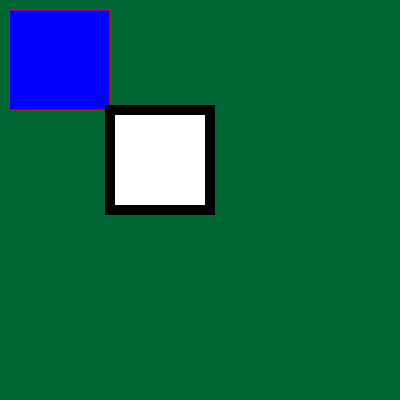
Frame 1 (no input)
Frame 60 (no input): identical to frame 1, image omitted
Frame 120 (the mouse pressed at the canvas centre since frame 60): identical to frame 1, image omitted

The p5.js sketch that drew this single still picture (run headless with seeded random() and noise() and a simulated clock; from frame 60 on, the mouse is pressed at the canvas centre):

// p5.js sketch
// ── sketch.js
function preload() {}

function setup() {
  createCanvas(400, 400);
}

function draw() {
  background(0,102,51);
  
  strokeWeight(1);
  fill(0,0,255);
  stroke(255,0,0);
  rect(10,10,100,100);
  
  strokeWeight(10);
  fill(255,255,255);
  stroke(0,0,0);
  rect(110,110,100,100);
  
}
